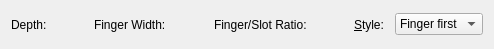
<?xml version="1.0" encoding="UTF-8"?>
<ui version="4.0">
 <class>LineBoxjoint</class>
 <widget class="QWidget" name="LineBoxjoint">
  <property name="geometry">
   <rect>
    <x>0</x>
    <y>0</y>
    <width>494</width>
    <height>49</height>
   </rect>
  </property>
  <layout class="QHBoxLayout">
   <item>
    <widget class="QLabel" name="labelFingerHeight">
     <property name="text">
      <string>Depth:</string>
     </property>
     <property name="buddy">
      <cstring>FingerHeight</cstring>
     </property>
    </widget>
   </item>
   <item>
    <widget class="RMathLineEdit" name="FingerHeight" native="true">
     <property name="maximumSize">
      <size>
       <width>100</width>
       <height>16777215</height>
      </size>
     </property>
     <property name="text" stdset="0">
      <string notr="true">4</string>
     </property>
    </widget>
   </item>
   <item>
    <widget class="QLabel" name="labelFingerLength">
     <property name="text">
      <string>Finger Width:</string>
     </property>
     <property name="buddy">
      <cstring>FingerLength</cstring>
     </property>
    </widget>
   </item>
   <item>
    <widget class="RMathLineEdit" name="FingerLength" native="true">
     <property name="maximumSize">
      <size>
       <width>100</width>
       <height>16777215</height>
      </size>
     </property>
     <property name="text" stdset="0">
      <string notr="true">10</string>
     </property>
    </widget>
   </item>
   <item>
    <widget class="QLabel" name="labelSlotRatio">
     <property name="text">
      <string>Finger/Slot Ratio:</string>
     </property>
     <property name="buddy">
      <cstring>SlotRatio</cstring>
     </property>
    </widget>
   </item>
   <item>
    <widget class="RMathLineEdit" name="SlotRatio" native="true">
     <property name="maximumSize">
      <size>
       <width>100</width>
       <height>16777215</height>
      </size>
     </property>
     <property name="text" stdset="0">
      <string notr="true">1</string>
     </property>
    </widget>
   </item>
   <item>
    <widget class="QLabel" name="labelFingerStyle">
     <property name="text">
      <string>&amp;Style:</string>
     </property>
     <property name="buddy">
      <cstring>FingerStyle</cstring>
     </property>
    </widget>
   </item>
   <item>
    <widget class="QComboBox" name="FingerStyle">
     <item>
      <property name="text">
       <string>Finger first</string>
      </property>
     </item>
     <item>
      <property name="text">
       <string>Slot first</string>
      </property>
     </item>
     <item>
      <property name="text">
       <string>Tennons</string>
      </property>
     </item>
    </widget>
   </item>
  </layout>
 </widget>
 <customwidgets>
  <customwidget>
   <class>RMathLineEdit</class>
   <extends>QWidget</extends>
   <header>rmathlineedit.h</header>
  </customwidget>
 </customwidgets>
 <resources/>
 <connections/>
</ui>
